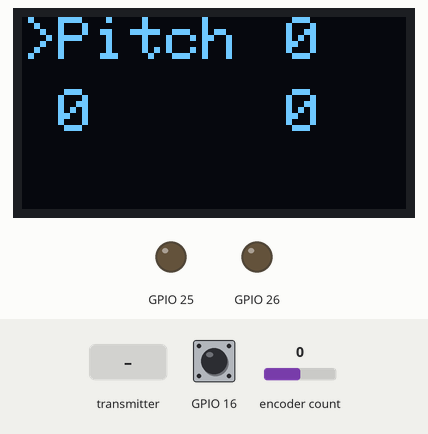
This sketch was run on a simulated ESP32. On the bench: 128×64 one-colour display, output pins drawn as LEDs (lit = HIGH). Inputs (shaded band) come from the test bench; at power-on: encoder count 0, GPIO 16 HIGH. MIDI output is not drawn; EEPROM starts erased.

Above: at 1.2 s.
1.3 s: encoder count set to 1
At 2.5 s:
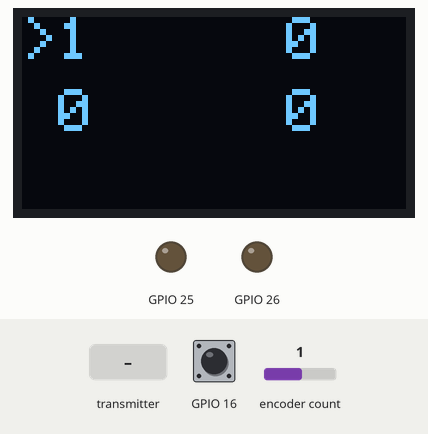
2.8 s: encoder count set to 0
At 4.0 s:
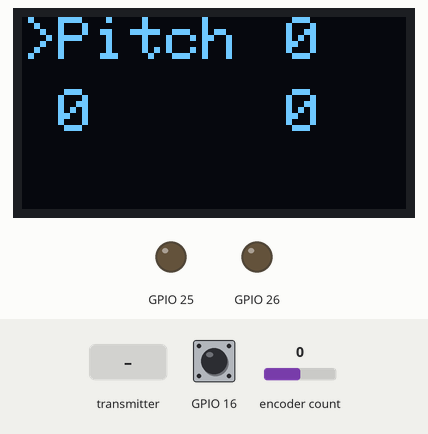
4.3 s: the transmitter starts sending a = 1024
At 5.5 s:
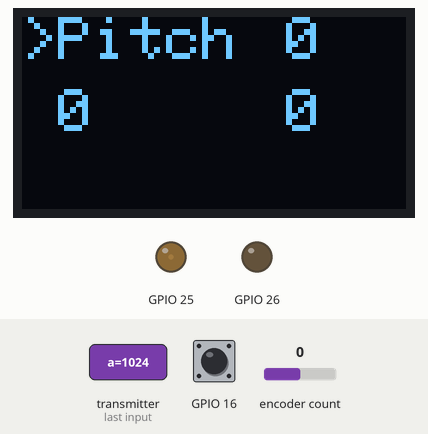
5.8 s: the transmitter starts sending b = 64
At 7.0 s:
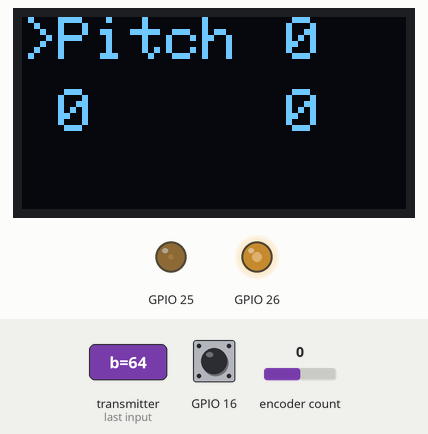
7.3 s: the transmitter starts sending a = 4095
At 8.1 s:
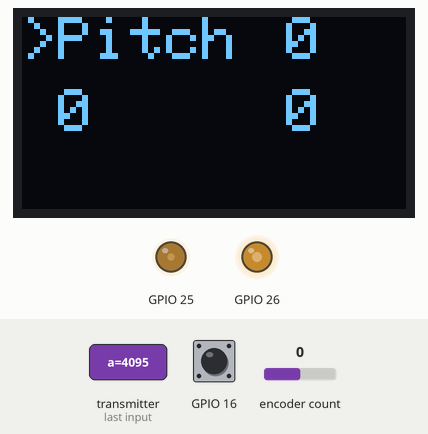
8.8 s: the transmitter starts sending b = 0
At 9.2 s:
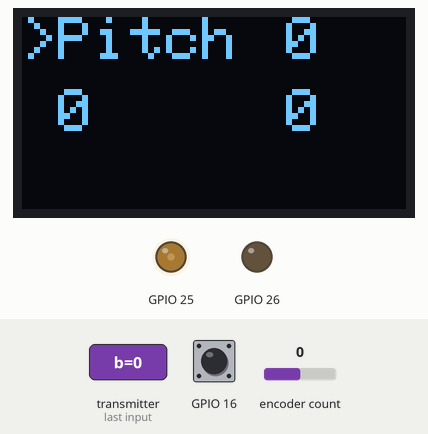
Timing chart, 0 to 11.3 s (numbered marks = the images above; inputs shaded):
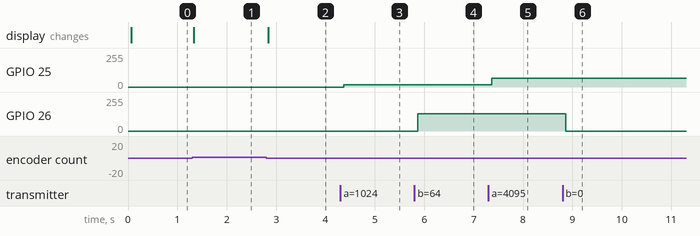

The sketch:

ESPNOW32_r2.ino
```cpp
// (licence header left out)
#include <esp_now.h>
#include <WiFi.h>
#include <Arduino.h>
//#include <BLEMidi.h>
#include <MIDI.h>
#include <Wire.h>
#include <Adafruit_GFX.h>
#include <Adafruit_SSD1306.h>
#include <ESP32Encoder.h>
#include <EEPROM.h>
#define EEPROM_SIZE 4

ESP32Encoder encoder;

long oldPosition  = 0;
int change = 0;

#define SCREEN_WIDTH 128
#define SCREEN_HEIGHT 64
#define midiH MIDI
Adafruit_SSD1306 display(SCREEN_WIDTH, SCREEN_HEIGHT, &Wire, -1);

MIDI_CREATE_INSTANCE(HardwareSerial, Serial, midiH);

int8_t mod = 0;
word pit1 = 0;
word pit2 = 0;
int pitch = 0;

word premod = 0;
word prepitch = 0;

int8_t chnl1 = 0;
int8_t chnl2 = 0;

int8_t CC1 = 0;
int8_t CC2 = 0;

byte knobM = 0;
unsigned long lastFlip = 0;

byte channel;
bool connection = 0;
word dog = 1;

void screen() {

  display.clearDisplay();
  display.setTextSize(2); // Draw 2X-scale text
  display.setTextColor(SSD1306_WHITE);
  display.setCursor(12, 0);
  if (CC1 == -1) {

    display.print(F("Pitch"));
  }
  else {

    display.print(CC1 + 1);
  }
  display.print(F("   "));
  display.setCursor(88, 0);
  display.println(CC2 + 1);

  display.setCursor(12, 24);
  display.print(chnl1 + 1);
  display.print(F("   "));
  display.setCursor(88, 24);
  display.println(chnl2 + 1);
  if (knobM == 0) {

    display.setCursor(0, 0);
  }
  else if (knobM == 1) {

    display.setCursor(76, 0);
  }
  else if (knobM == 2) {

    display.setCursor(0, 24);
  }
  else if (knobM == 3) {

    display.setCursor(76, 24);
  }

  display.print(F(">"));

  if (connection == 1) {

    display.setCursor(12, 46);
    display.print(F("OndoRing"));
  }
  display.display();
}


// Structure example to receive data
// Must match the sender structure
typedef struct struct_message {
  int a;
  byte b;
} struct_message;

// Create a struct_message called myData
struct_message myData;

// callback function that will be executed when data is received
void OnDataRecv(const uint8_t * mac, const uint8_t *incomingData, int len) {
  memcpy(&myData, incomingData, sizeof(myData));
  /*Serial.print("Pitch: ");
    Serial.println(myData.a);
    Serial.print("Mod: ");
    Serial.println(myData.b);
    Serial.println();*/
    pitch = myData.a;
    mod = myData.b;
}

void setup() {
  // Initialize Serial Monitor
  //Serial.begin(115200);
  midiH.begin(MIDI_CHANNEL_OMNI);
  // Set device as a Wi-Fi Station
  WiFi.mode(WIFI_STA);

  // Init ESP-NOW
  if (esp_now_init() != ESP_OK) {
    //Serial.println("Error initializing ESP-NOW");
    return;
  }
  Wire.begin(5, 4);
  if (!display.begin(SSD1306_SWITCHCAPVCC, 0x3C, false, false)) {
    //Serial.println(F("SSD1306 allocation failed"));
    for (;;);
  }

  EEPROM.begin(EEPROM_SIZE);

  CC1 = EEPROM.read(0);
  CC2 = EEPROM.read(1);
  chnl1 = EEPROM.read(2);
  chnl2 = EEPROM.read(3);


  delay(10);
  pinMode(16, INPUT_PULLUP);
  attachInterrupt(digitalPinToInterrupt(16), handleKnob, RISING);

  //display.clearDisplay();

  encoder.attachHalfQuad(13, 15);
  // Once ESPNow is successfully Init, we will register for recv CB to
  // get recv packer info
  esp_now_register_recv_cb(OnDataRecv);
}
void hardwarePitch() {

  dacWrite(25, pitch / 65 + 3);

  if (CC1 == -1) {
    midiH.sendPitchBend(pitch - 8192, chnl1 + 1);
  }
  else {
    midiH.sendControlChange(CC1 + 1, pitch / 128, chnl1);
  }

  //midiH.sendPitchBend(pitch, chnl1);
}

void hardwareMod() {
  byte dacRW = mod * 2;
  if (dacRW > 255) {
    dacRW = 255;
  }
  dacWrite(26, dacRW);

  midiH.sendControlChange(CC2 + 1, mod, chnl2);
} void passThr() {

  if (midiH.read())
  {
    // Thru on A has already pushed the input message to out A.
    // Forward the message to out B as well.
    midiH.send(midiH.getType(),
               midiH.getData1(),
               midiH.getData2(),
               midiH.getChannel());
  }
}
void handleKnob() {
  //Serial.print("Knob    ");
  if (lastFlip + 200 < millis()) {
    //Serial.println("In");
    knobM++;
    if  (knobM > 3) {
      knobM = 0;
    }
  }
}

void coder() {
  /*Serial.println("coder");
    Serial.println(String((int32_t)encoder.getCount()));*/
  long newPosition = encoder.getCount() / 2;
  if (newPosition != oldPosition) {
    change = newPosition - oldPosition;
    oldPosition = newPosition;
    /*Serial.print("change  ");
      Serial.println(change);
      Serial.print("knobM  ");
      Serial.println(knobM);*/
    if (knobM == 0) {
      CC1 = CC1 + change;
      if (CC1 > 118) {
        CC1 = -1;
      }
      else if (CC1 < -1) {
        CC1 = 118;
      }
      EEPROM.write(0, CC1);
      EEPROM.commit();
    }
    else if (knobM == 1) {
      CC2 = CC2 + change;
      if (CC2 > 118) {
        CC2 = 0;
      }
      else if (CC2 < 0) {
        CC2 = 118;
      }
      EEPROM.write(1, CC2);
      EEPROM.commit();
    }
    else if (knobM == 2) {
      chnl1 = chnl1 + change;
      if (chnl1 > 15) {
        chnl1 = 0;
      }
      else if (chnl1 < 0) {
        chnl1 = 15;
      }
      EEPROM.write(2, chnl1);
      EEPROM.commit();
    }
    else if (knobM == 3) {
      chnl2 = chnl2 + change;
      if (chnl2 > 15) {
        chnl2 = 0;
      }
      else if (chnl2 < 0) {
        chnl2 = 15;
      }
      EEPROM.write(3, chnl2);
      EEPROM.commit();
    }
  }
}
void loop() {
  if (prepitch != pitch) {
    hardwarePitch();
    prepitch = pitch;
  }
  if (premod != mod) {
    hardwareMod();
    premod = mod;
  }


  coder();
  passThr();
  screen();
}
```

Measured:
- after the input at 1.3 s, the display: changes at once (image 1)
- after the input at 2.8 s, the display: changes at once (image 2)
- after the input at 4.3 s, GPIO 25: 0/255 → 18/255 after 0.06 s
- after the input at 5.8 s, GPIO 26: 0/255 → 128/255 after 0.06 s
- after the input at 7.3 s, GPIO 25: 18/255 → 66/255 after 0.06 s
- after the input at 8.8 s, GPIO 26: 128/255 → 0/255 after 0.06 s
